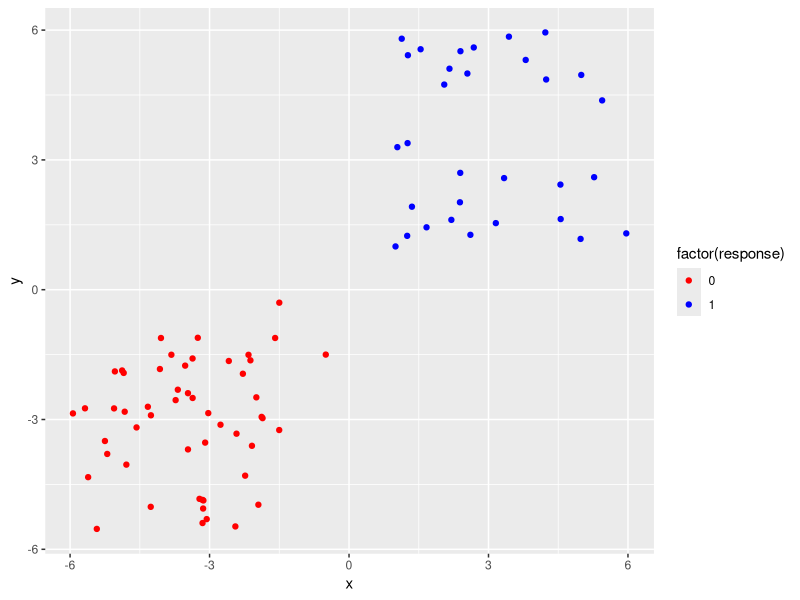
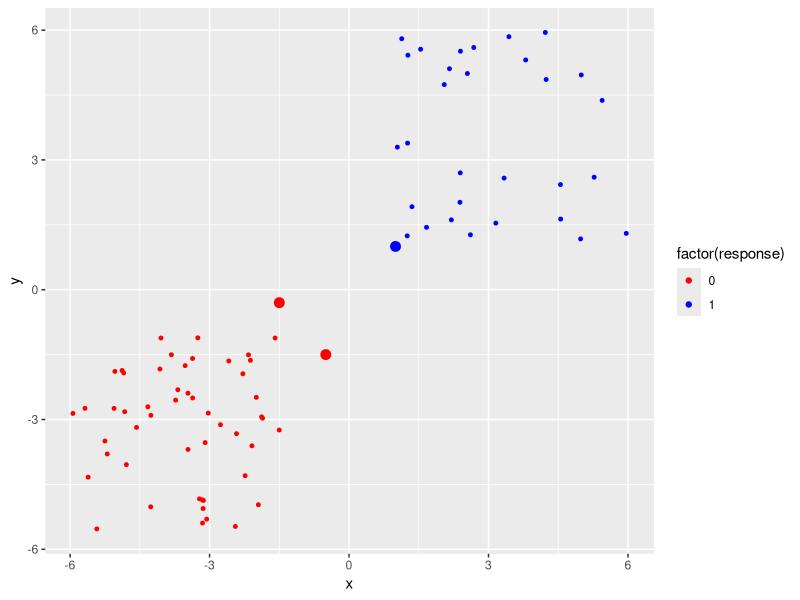
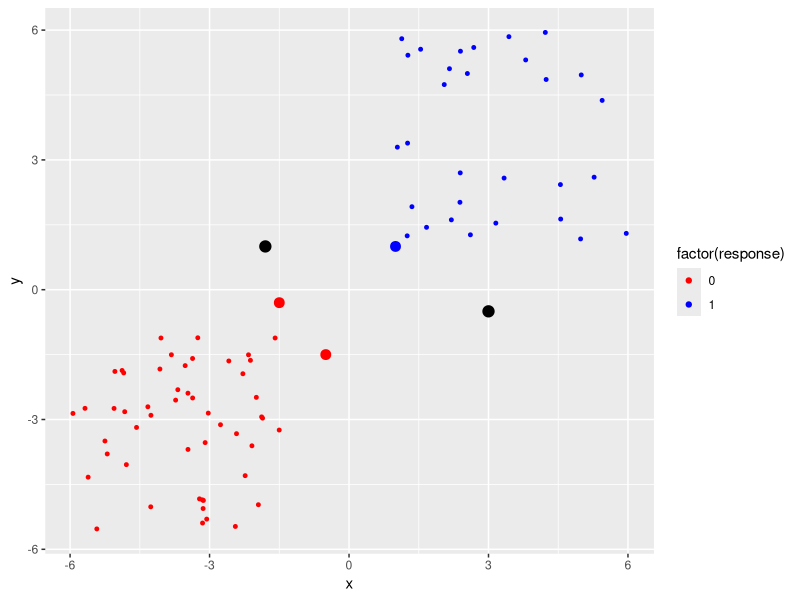
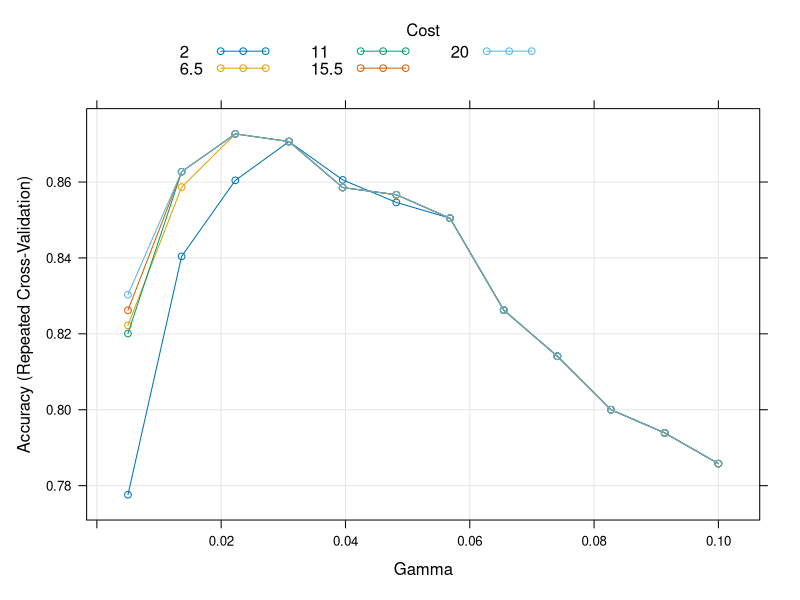

The R source for these figures, in order:
library(e1071)   #for svm
library(mlbench) #for some data
library(ggplot2) #for graphics


#toy problem ------------
#recreate the example from the book -- or sort of..
x<- (5*runif(80)+1) * sample(c(-1,1),80,replace=TRUE)
y<- (5*runif(80)+1) * sign(x)

x<-c(x,1.0,-0.5,-1.5)  #I am creating these hoping they will be selected as the SV's
y<-c(y,1.0,-1.50,-.3)

response<-as.numeric(x>0)  #binary response variable

#take a look at the classes
qplot(x,y,color=factor(response))+scale_colour_manual(values = c("red", "blue"))

vals<-rep(c(0,1),c(80,3))  #just for graphics later on...

df<-data.frame(x,y,response) #creating a dataframe of the values and response

#using "svm" from e1071
#note: I am setting C to a really high value so that I won't have any misclassifications in this simple problem
svm_toy <- svm(factor(response)~x+y, data=df, 
               method="C-classification", kernel="linear", cost=1000)

#summary of results
svm_toy

#Call:
#  svm(formula = factor(response) ~ x + y, data = df, method = "C-classification", 
#      kernel = "linear", cost = 1000)

#Parameters:
#  SVM-Type:  C-classification 
#SVM-Kernel:  linear 
#cost:  1000 

#Number of Support Vectors:  3

#and the three support vectors --- in scaled form
svm_toy$SV

#look at them in the original form...
SV.orig = t(apply(svm_toy$SV, 1, function(r)r*svm_toy$x.scale$`scaled:scale` + svm_toy$x.scale$`scaled:center`))
  
SV.orig

#--exactly what I hoped for

#x  y.1
#81  1.0  1.0
#82 -0.5 -1.5
#83 -1.5 -0.3

#plot points again, but make the SV's larger so we can see them
df=data.frame(x,y,vals,response)
ggplot(data=df,aes(x,y,color=factor(response)))+geom_point(size = 2*vals+1)+
  scale_colour_manual(values = c("red", "blue"))

#create new points to predict on
dfNew<-data.frame(x=c(-1.8,3),y=c(1,-.5))

#plot everything
ggplot(data=df,aes(x,y,color=factor(response)))+
  geom_point(size = 2*vals+1)+
  scale_colour_manual(values = c("red", "blue"))+
  geom_point(data = dfNew, color = "black", size=3.5)


#training set predictions
predict(svm_toy,dfNew)



#next example using the Sonar dataset

data(Sonar) #load Sonar dataset
?Sonar

#The task is to discriminate between sonar signals bounced 
#off a metal cylinder and those bounced off a roughly cylindrical rock.
#208 obs; 60 predictors, two-class response: "M" and "R"

str(Sonar)

#set seed to ensure reproducible results
set.seed(42)

#basic TEST and TRAIN splitting (just to demo this quickly)

#split into training and test sets
Sonar[,"train"] <- ifelse(runif(nrow(Sonar))<0.8,1,0)

#separate training and test sets
trainset <- Sonar[Sonar$train==1,]
testset <- Sonar[Sonar$train==0,]

#get column index of train flag
trainColNum <- grep("train",names(trainset))

#remove train flag column from train and test sets
trainset <- trainset[,-trainColNum]
testset <- testset[,-trainColNum]

#get column index of predicted variable in dataset
typeColNum <- grep("Class",names(Sonar))

#build model - linear kernel and C-classification with default cost (C=1)
svm_model <- svm(Class~ ., data=trainset, method="C-classification", kernel="linear")

#training set predictions
pred_train <-predict(svm_model,trainset)
mean(pred_train==trainset$Class)

# 0.969697  --- great!

#test set predictions
pred_test <-predict(svm_model,testset)
mean(pred_test==testset$Class)
# 0.6046512  --- not as good on the test data...

#now with RBF
svm_model <- svm(Class~ ., data=trainset, method="C-classification", kernel="radial")

#print params
svm_model$cost
svm_model$gamma

#training set predictions
pred_train <-predict(svm_model,trainset)
mean(pred_train==trainset$Class)
# 0.9878788  -- woo-hoo!

#test set predictions
pred_test <-predict(svm_model,testset)
mean(pred_test==testset$Class)
# 0.7674419  --- better, but we might be able to improve with more tuning

#....let's use caret and do this right: cross-validation and more tuning

library(caret)

trctrl <- trainControl(method = "repeatedcv", number = 5, repeats = 3)
set.seed(3233)

svm_Linear <- train(Class~., data=trainset, method = "svmLinear2",
                    trControl=trctrl,
                    preProcess = c("center", "scale"),  #scaling and centering data
                    tuneLength = 1)

#no tuning just yet, but you can still see we are doing many folds
svm_Linear$resample

#the average accuracy across the folds is about 76% or so
svm_Linear

#we can access the final model 
svm_Linear$finalModel


#now let's do a little tuning on the linear model
svm_Linear <- train(Class~., data=Sonar, method = "svmLinear2",
                    trControl=trctrl,
                    preProcess = c("center", "scale"),
                    tuneLength = 10)

#results here, about the same
svm_Linear

svm_Linear$finalModel



#let's try kernlab and the RBF with caret
#--- for some reason you cannot train using RBF with e1071 in caret directly


library(kernlab)

data(Sonar)  #reload the data

svm_RBF <- train(Class~., data=Sonar, method = "svmRadial",
                    trControl=trctrl,
                    preProcess = c("center", "scale"),
                    tuneLength = 10)

#some of the resampled accuracies are quite good
svm_RBF$resample

svm_RBF  #we can look at the average accuracies and kappas by our C


#note the training error on the final model is 0
#the CV error is about 12%
svm_RBF$finalModel


#let's improve our tune...
RBFgrid <- expand.grid(C=seq(2,5,length=5), sigma=seq(0.01,0.03,length=5))

svm_RBF <- train(Class~., data=Sonar, method = "svmRadial",
                 trControl=trctrl,
                 preProcess = c("center", "scale"),
                 tuneGrid = RBFgrid)


svm_RBF$finalModel

## get fitted values
fitted(svm_RBF$finalModel)

table(fitted(svm_RBF$finalModel),Sonar$Class)

#the best average accuracy is around 0.88 or so, not too bad!
svm_RBF


library(randomForest)

rf_model <- randomForest(Class~ ., data=trainset, importance=TRUE, ntree=1000)


#Get summary info
rf_model

pred_train_rf <-predict(rf_model,trainset)
mean(pred_train_rf==trainset$Class)

#test set predictions
pred_test_rf <-predict(rf_model,testset)
mean(pred_test_rf==testset$Class)

#SVM beats RF here!




#stole this from the internet 
#--- caret does not allow you to use the e1071 package for RBF
#--- so you have to write your own interface

svmRadial2ModelInfo <- list(
  label   = "Support Vector Machines with Radial Kernel based on e1071",
  library = "e1071",
  type    = c("Regression", "Classification"),
  parameters = data.frame(parameter = c("cost", "gamma"),
                          class = c("numeric", "numeric"),
                          label = c("Cost", "Gamma")),
  grid    = function(x, y, len = NULL, search = NULL) {
    sigmas <- kernlab::sigest(as.matrix(x), na.action = na.omit, scaled = TRUE)
    return( expand.grid(gamma = mean(as.vector(sigmas[-2])),
                        cost  = 2 ^((1:len) - 3)) )
  },
  loop    = NULL,
  fit     = function(x, y, wts, param, lev, last, classProbs, ...) {
    if(any(names(list(...)) == "probability") | is.numeric(y))
    {
      out <- svm(x = as.matrix(x), y = y,
                 kernel = "radial",
                 cost  = param$cost,
                 gamma = param$gamma,
                 ...)
    } else {
      out <- svm(x = as.matrix(x), y = y,
                 kernel = "radial",
                 cost  = param$cost,
                 gamma = param$gamma,
                 probability = classProbs,
                 ...)
    }
    out
  },
  predict = function(modelFit, newdata, submodels = NULL) {
    predict(modelFit, newdata)
  },
  prob    = function(modelFit, newdata, submodels = NULL) {
    out <- predict(modelFit, newdata, probability = TRUE)
    attr(out, "probabilities")
  },
  varImp = NULL,
  predictors = function(x, ...){
    out <- if(!is.null(x$terms)) predictors.terms(x$terms) else x$xNames
    if(is.null(out)) out <- names(attr(x, "scaling")$x.scale$`scaled:center`)
    if(is.null(out)) out <-NA
    out
  },
  levels = function(x) x$levels,
  sort   = function(x) x[order(x$cost, -x$gamma),]
)



## so now I can use the e1071 library for radial basis functions

svmR <- train(Class~., data=Sonar,
                     trControl=trctrl,
                     preProcess = c("center", "scale"),
                     method = svmRadial2ModelInfo,
                     tuneLength = 1)
svmR$resample
svmR

RBFgrid <- expand.grid(cost=seq(2,20,length=5), gamma=seq(0.005,0.1,length=12))
svmRtuned <- train(Class~., data=trainset,
                     trControl=trctrl,
                     preProcess = c("center", "scale"),
                     method = svmRadial2ModelInfo,
                     tuneGrid = RBFgrid)
svmRtuned$resample
plot(svmRtuned)
svmRtuned



pred_train <-predict(svmRtuned,trainset)
mean(pred_train==trainset$Class)
# 1

#test set predictions
pred_test <-predict(svmRtuned,testset)
mean(pred_test==testset$Class)

# 0.8139535
